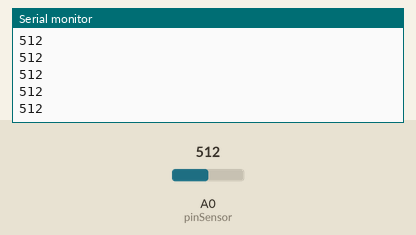
A sketch run on a simulated Arduino Uno, built with avr-gcc and run on an emulated ATmega328P. Parts: the last lines printed to the serial monitor. Inputs (shaded band) come from the test bench; at power-on: A0 (pinSensor) = 512.

Above: at 1.2 s.
1.3 s: A0 (pinSensor) set to 716
At 2.2 s:
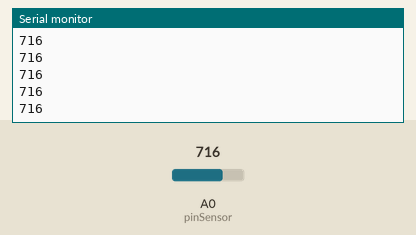
2.8 s: A0 (pinSensor) set to 900
At 3.7 s:
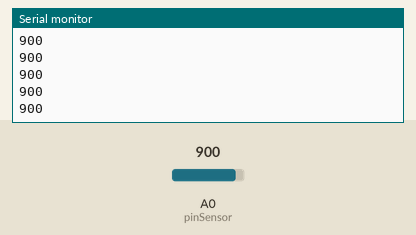
Timing chart, 0 to 5.8 s (numbered marks = the images above; inputs shaded):
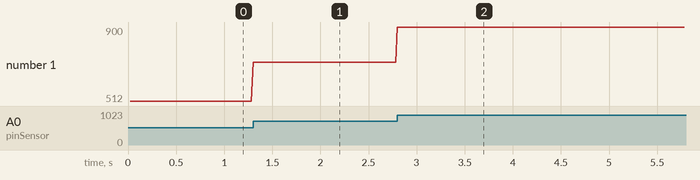

The sketch:

arduino.ino
```cpp
const int pinSensor = A0;
unsigned long tiempoAnterior = 0;
const int intervaloMs = 20; // ~50 muestras/segundo

void setup() {
  Serial.begin(9600);
}

void loop() {
  unsigned long tiempoActual = millis();
  if (tiempoActual - tiempoAnterior >= intervaloMs) {
    tiempoAnterior = tiempoActual;
    int valor = analogRead(pinSensor);
    Serial.println(valor);
  }
}
```

Measured:
- after the input at 1.3 s, the serial monitor: prints a new line at once (image 1)
- after the input at 2.8 s, the serial monitor: prints a new line at once (image 2)
- plotted number 1: 512 → 716 after the input at 1.3 s, 716 → 900 after the input at 2.8 s
